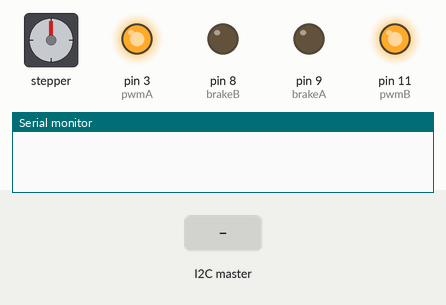
Recording of a sketch running on a simulated Arduino Uno, built with avr-gcc and run on an emulated ATmega328P. Shown: stepper motor, output pins drawn as LEDs (lit = HIGH), the last lines printed to the serial monitor. The test bench sets the inputs (shaded band). Stepper angles assume 120 steps per turn.

Above: at 1.2 s.
1.3 s: the I2C master sends the byte 1
At 1.45 s:
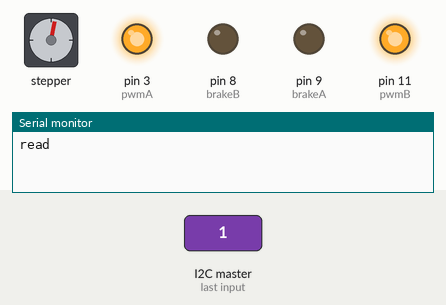
At 2.35 s:
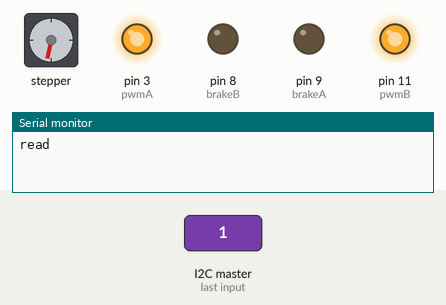
4.3 s: the I2C master sends the byte 2
At 4.45 s:
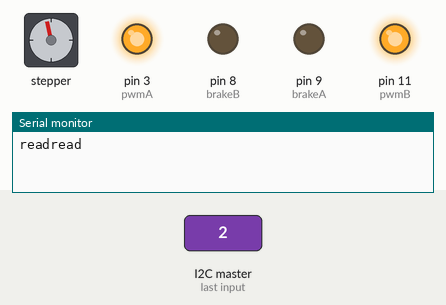
Timing chart, 0 to 7.3 s (numbered marks = the images above; inputs shaded):
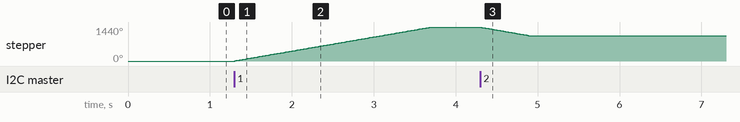

The sketch:

slave1.ino
```cpp
#include <Wire.h>
#include <Stepper.h>

volatile  char what = 0;  // 接收命令 byte
String c;

int mov, sh, dire;
int loca= 5;
boolean movement = false;

const int stepsPerRevolution = 120;
Stepper myStepper(stepsPerRevolution, 12,13);

const int pwmA = 3;
const int pwmB = 11;
const int brakeA = 9;
const int brakeB = 8;
const int dirA = 12;
const int dirB = 13;

int x = 0;

void setup() {
  Wire.begin(1);// join i2c bus with address #0
  Wire.onReceive (receiveEvent);
  Wire.onRequest(requestEvent);

  pinMode(pwmA, OUTPUT);
  pinMode(pwmB, OUTPUT);
  pinMode(brakeA, OUTPUT);
  pinMode(brakeB, OUTPUT);
  digitalWrite(pwmA, HIGH);
  digitalWrite(pwmB, HIGH);
  digitalWrite(brakeA, LOW);
  digitalWrite(brakeB, LOW);

  Serial.begin(9600);
  myStepper.setSpeed(100);
}

void loop() {
  while(movement){
    for(;mov;mov--){
        if(dire){myStepper.step(-stepsPerRevolution);}
        else {myStepper.step(stepsPerRevolution);}
    }
  }
  movement = false;
}

void receiveEvent(int howMany){
  Serial.print("read");
  while (0 < Wire.available()) { // loop through all
    //Serial.print(Wire.read());
    sh= Wire.read();
  }
  if( sh > loca){ mov =(sh - loca); dire = 1;}
  else { mov = (loca - sh); dire = 0;}
  movement = true;
  loca = sh;
}

void requestEvent(){
  Wire.write("ok.");
  Serial.print("ok");
}
```

Measured:
- after the input at 1.3 s, stepper: turns 1440° clockwise in 2.4 s, starting at once
- after the input at 4.3 s, stepper: turns 360° counter-clockwise in 0.58 s, starting at once
